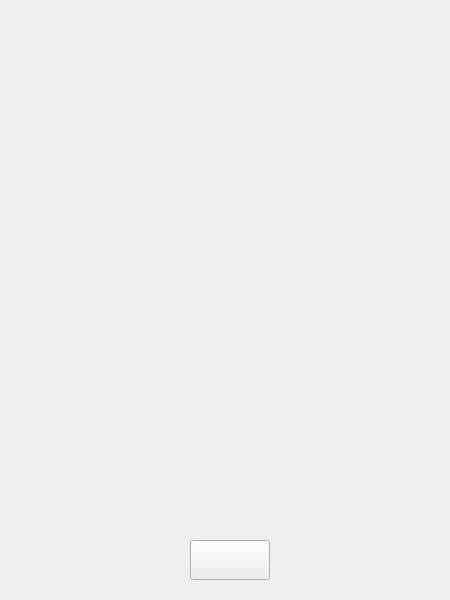
<?xml version="1.0" encoding="UTF-8"?>
<ui version="4.0">
 <class>Gamecomplete</class>
 <widget class="QWidget" name="Gamecomplete">
  <property name="geometry">
   <rect>
    <x>0</x>
    <y>0</y>
    <width>450</width>
    <height>600</height>
   </rect>
  </property>
  <property name="windowTitle">
   <string>Form</string>
  </property>
  <widget class="QPushButton" name="pushButton_return">
   <property name="geometry">
    <rect>
     <x>190</x>
     <y>540</y>
     <width>80</width>
     <height>40</height>
    </rect>
   </property>
   <property name="text">
    <string/>
   </property>
  </widget>
 </widget>
 <resources/>
 <connections/>
</ui>
